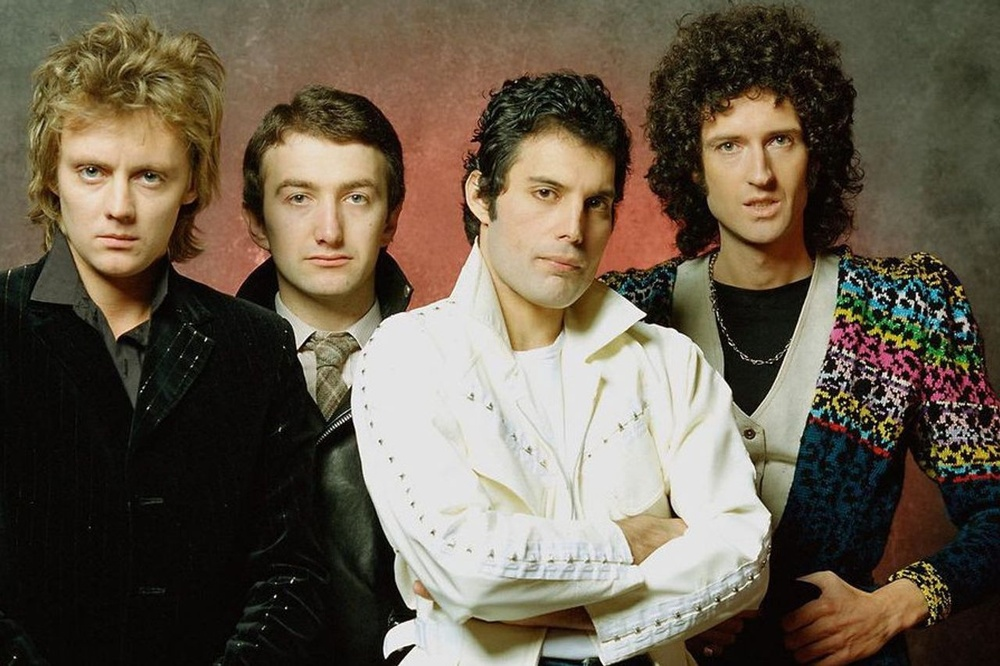
#> input picture face recognition/payaman.jpeg, 1000 x 666 px, shrunk from 1280 x 853 before the run
$ jupyter execute 'act photo.ipynb'
#> lines starting #> are read from the running program, lines starting #| are printed output that depends on the picture; after the words box and inside, x2 and y2 are one past the last pixel; in counts of white or black regions, pixels touching at a corner belong together
[cell 1]
import sys

[cell 2]
import cv2
import sys

# Get user supplied values
imagePath = "payaman.jpeg"
cascPath = "haarcascade_frontalface_default.xml"

# Create the haar cascade
faceCascade = cv2.CascadeClassifier(cascPath)

# Read the image
image = cv2.imread(imagePath)
#> image is the input picture: shape (666, 1000, 3); mean B, G, R 77, 92.8, 103.8
gray = cv2.cvtColor(image, cv2.COLOR_BGR2GRAY)
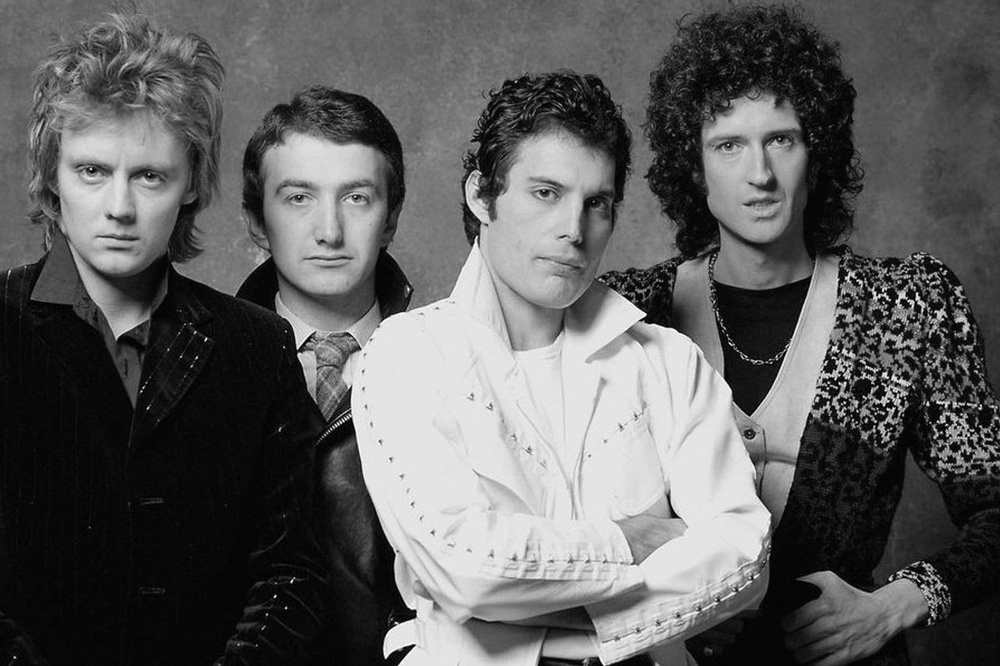
#> gray: shape (666, 1000); min 0, max 255, mean 94.3

# Detect faces in the image
faces = faceCascade.detectMultiScale(
    gray,
    scaleFactor=1.3,
    minNeighbors=5,
    minSize=(30, 30),
    flags = cv2.CASCADE_SCALE_IMAGE
)
#> faces = [[690, 93, 133, 133], [42, 113, 159, 159], [258, 141, 144, 144], [492, 135, 161, 161]]

print("Found {0} Team Payaman!".format(len(faces)))
#| Found 4 Team Payaman!

# Draw a rectangle around the faces
for (x, y, w, h) in faces:
    cv2.rectangle(image, (x, y), (x+w, y+h), (0, 255, 0 ), 2)
#> this loop made 4 passes
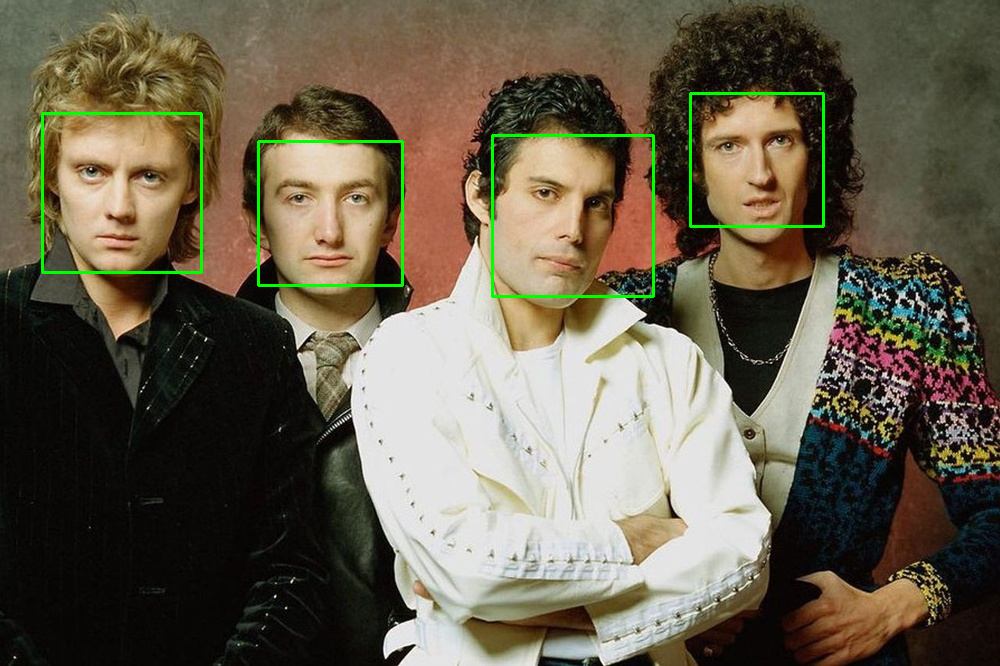
#> image: shape (666, 1000, 3); 1.07% of pixels changed, all inside (x1, y1, x2, y2) = (41, 92, 825, 298)

cv2.imshow("Faces found", image)
cv2.waitKey(0)
#> Out = 27
